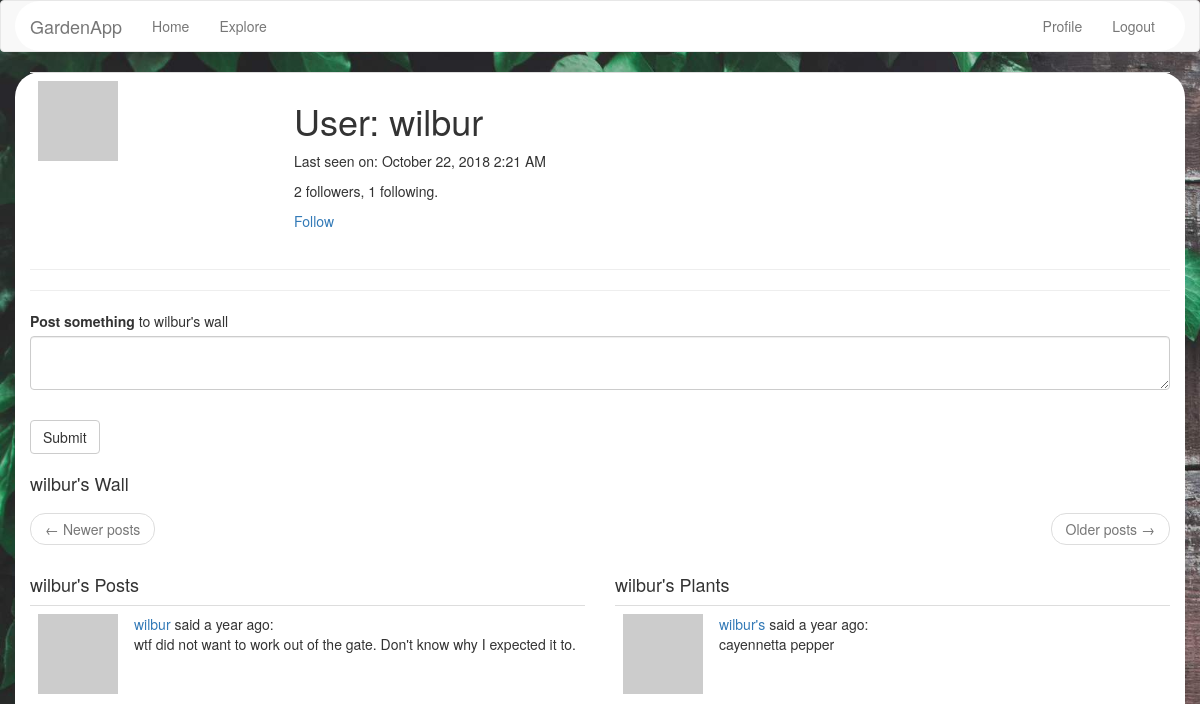
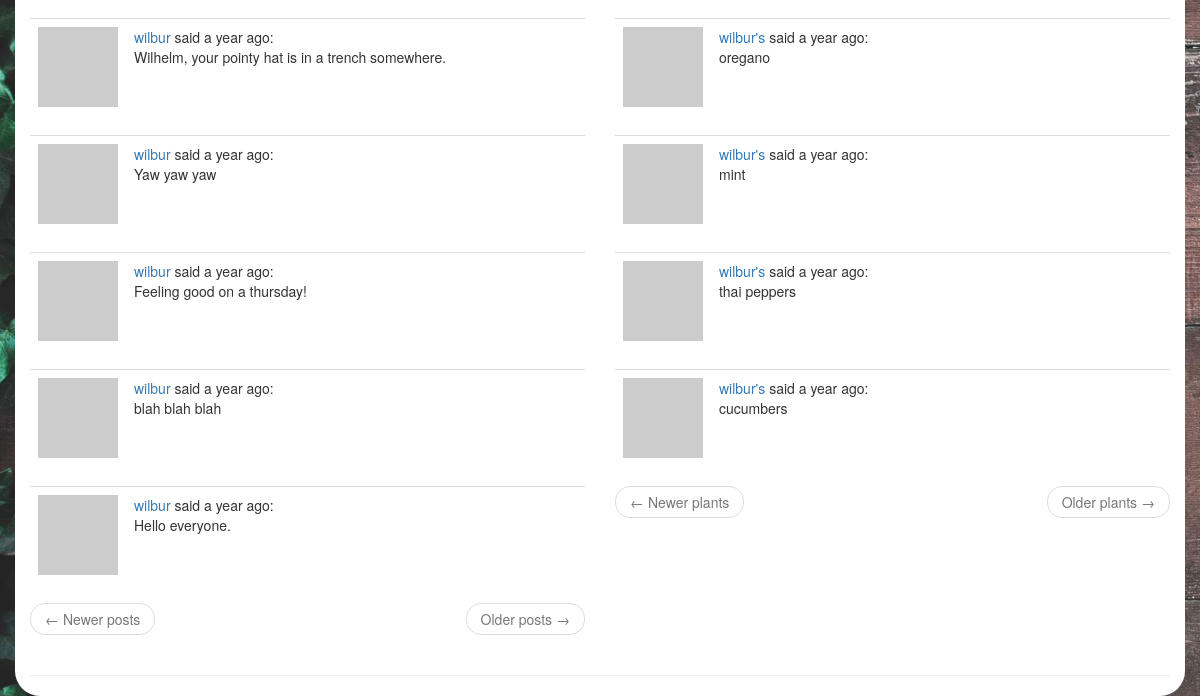
Page /user/wilbur (signed in) on the earlier database version (2 pictures, top to bottom).
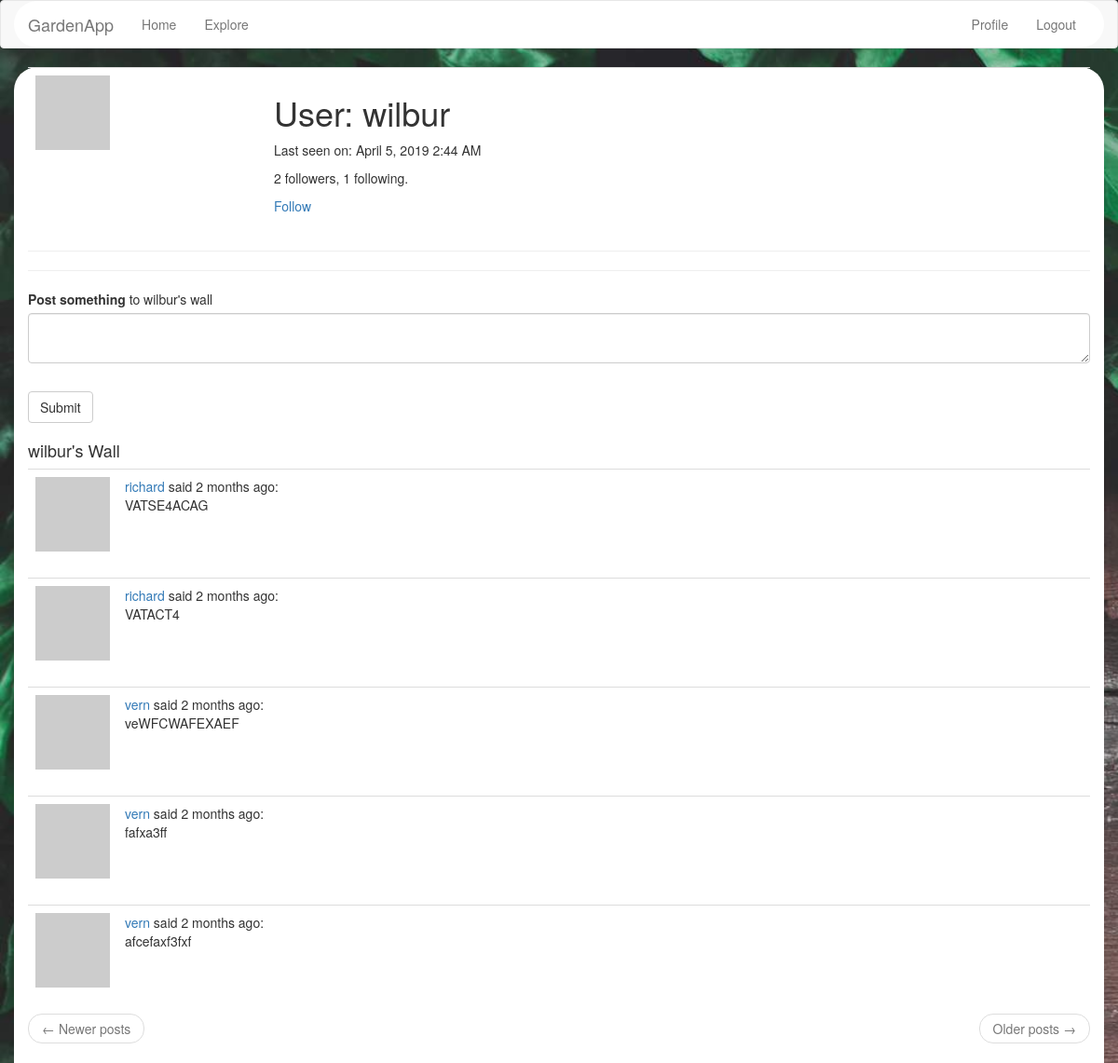
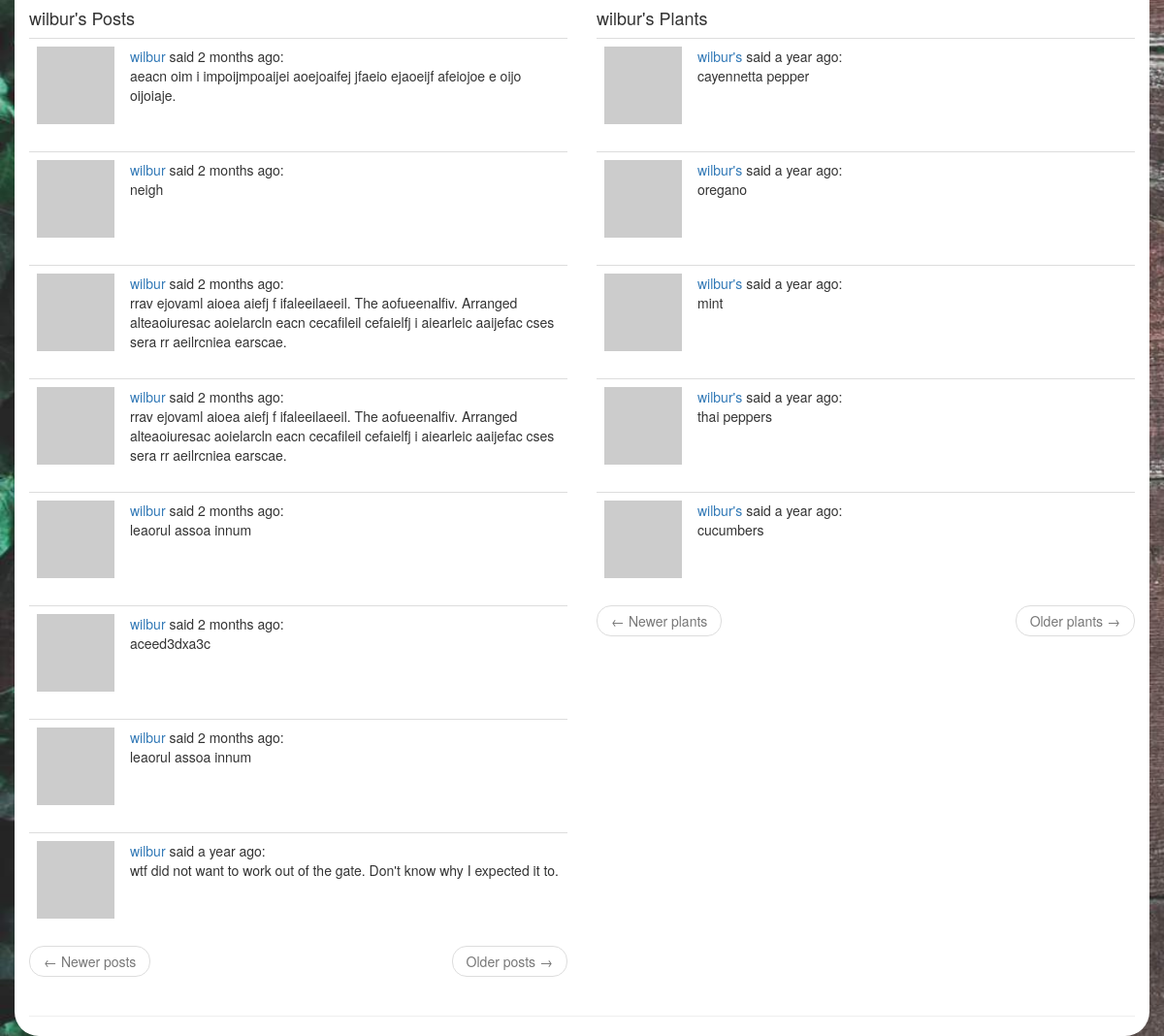
Same page on the later database version (2 pictures, top to bottom).
### app/models.py (models this page shows, shortened)
class PaginatedAPIMixin(object):
    @staticmethod
    def to_collection_dict(query, page, per_page, endpoint, **kwargs):
        resources = query.paginate(page, per_page, False)
        data = {
            'items': [item.to_dict() for item in resources.items],
            '_meta': {
                'page': page,
                'per_page': per_page,
                'total_pages': resources.pages,
                'total_items': resources.total
            },
            '_links': {
                'self': url_for(endpoint, page=page, per_page=per_page,
                                **kwargs),
                'next': url_for(endpoint, page=page + 1, per_page=per_page,
                                **kwargs) if resources.has_next else None,
                'prev': url_for(endpoint, page=page - 1, per_page=per_page,
                                **kwargs) if resources.has_prev else None
            }
        }
        return data

class User(PaginatedAPIMixin, UserMixin, db.Model):
    id = db.Column(db.Integer, primary_key=True)
    username = db.Column(db.String(64), index=True, unique=True)
    email = db.Column(db.String(120), index=True, unique=True)
    about_me = db.Column(db.String(140))
    last_seen = db.Column(db.DateTime, default=datetime.utcnow)
    password_hash = db.Column(db.String(128))
    posts = db.relationship('Post', backref='author', lazy='dynamic')
    plants = db.relationship('Plant', backref='grower', lazy='dynamic')
    gardens = db.relationship('Garden', secondary=users_gardens, backref=db.backref('users', lazy='dynamic'))
    followed = db.relationship(
        'User', secondary=followers,
        primaryjoin=(followers.c.follower_id == id),
        secondaryjoin=(followers.c.followed_id == id),
        backref=db.backref('followers', lazy='dynamic'), lazy='dynamic')
    token = db.Column(db.String(32), index=True, unique=True)
    token_expiration = db.Column(db.DateTime)
    def avatar(self, size):
        digest = md5(self.email.lower().encode('utf-8')).hexdigest()
        return 'https://www.gravatar.com/avatar/{}?d=identicon&s={}'.format(
            digest, size)
    def is_following(self, user):
        return self.followed.filter(
            followers.c.followed_id == user.id).count() > 0

class Post(PaginatedAPIMixin, db.Model):
    id = db.Column(db.Integer, primary_key=True)
    body = db.Column(db.String(140))
    timestamp = db.Column(db.DateTime, index=True, default=datetime.utcnow)
    user_id = db.Column(db.Integer, db.ForeignKey('user.id'))
    wall_post = db.Column(db.Boolean, default=False)
    wall_owner_id = db.Column(db.Integer)

class Plant(PaginatedAPIMixin, db.Model):
    id = db.Column(db.Integer, primary_key=True)
    name = db.Column(db.String(140))
    timestamp = db.Column(db.DateTime, index=True, default=datetime.utcnow)
    user_id = db.Column(db.Integer, db.ForeignKey('user.id'))
    garden_id = db.Column(db.Integer, db.ForeignKey('garden.id'))

### app/main/routes.py (the view)
@bp.route('/user/<username>', methods =['GET', 'POST'])
@login_required
def user(username):
    user = User.query.filter_by(username=username).first_or_404()
    form = WallPostForm()
    if form.validate_on_submit():
        post = Post(body=form.wall_post.data, author=current_user, wall_post=True, wall_owner_id=user.id)
        db.session.add(post)
        db.session.commit()
        flash("You posted to {}'s wall!".format(username))
        return redirect(url_for('main.user', username=user.username))
    posts_page = request.args.get('posts_page', 1, type=int)
    wall_posts_page = request.args.get('wall_posts_page', 1, type=int)
    plants_page = request.args.get('plants_page', 1, type=int)
    posts = user.posts.order_by(desc(Post.timestamp)).paginate(
        posts_page, current_app.config['POSTS_PER_PAGE'], False)
    wall_posts = Post.query.filter_by(wall_owner_id=user.id).order_by(desc(Post.timestamp)).paginate(
        wall_posts_page, current_app.config['POSTS_PER_PAGE'], False)
    plants = user.plants.order_by(desc(Plant.timestamp)).paginate(
        plants_page, current_app.config['PLANTS_PER_PAGE'], False)
    plants_next_url = url_for('main.index', plants_page=plants.next_num, posts_page=posts_page) \
        if plants.has_next else None
    plants_prev_url = url_for('main.index', plants_page=plants.prev_num, posts_page=posts_page) \
        if plants.has_prev else None
    posts_next_url = url_for('main.index', plants_page=plants_page, posts_page=posts.next_num) \
        if posts.has_next else None
    posts_prev_url = url_for('main.index', plants_page=plants_page, posts_page=posts.prev_num) \
        if posts.has_prev else None
    wall_posts_next_url = url_for('main.index', plants_page=plants_page, wall_posts_page=wall_posts.next_num) \
        if wall_posts.has_next else None
    wall_posts_prev_url = url_for('main.index', plants_page=plants_page, wall_posts_page=wall_posts.prev_num) \
        if wall_posts.has_prev else None
    return render_template('user.html', user=user, plants=plants.items, posts=posts.items, wall_posts=wall_posts.items, form=form)

### app/main/forms.py
class WallPostForm(FlaskForm):
    wall_post = TextAreaField('Post something ', validators=[
        DataRequired(), Length(min=1, max=500)])
    submit = SubmitField('Submit')

### app/main/routes.py (called while the page is built)
@bp.before_request
def before_request():
    if current_user.is_authenticated:
        current_user.last_seen = datetime.utcnow()
        db.session.commit()

### app/models.py (called while the page is built)
@login.user_loader
def load_user(id):
    return User.query.get(int(id))

### app/templates/user.html (shortened to what this page needs)
{% extends "base.html" %}
{% block app_content %}
    <table class="table table-hover">
        <tr>
            <td width="256px"><img src="{{ user.avatar(256) }}"></td>
            <td>
                <h1>User: {{ user.username }}</h1>
                {% if user.last_seen %}<p>Last seen on: {{ moment(user.last_seen).format('LLL') }}</p>{% endif %}
                <p>{{ user.followers.count() }} followers, {{ user.followed.count() }} following.</p>
                {% if user == current_user %}
                <p><a href="{{ url_for('main.edit_profile') }}">Edit your profile</a></p>
                {% elif not current_user.is_following(user) %}
                <p><a href="{{ url_for('main.follow', username=user.username) }}">Follow</a></p>
                {% else %}
                <p><a href="{{ url_for('main.unfollow', username=user.username) }}">Unfollow</a></p>
        {% endif %}
            </td>
        </tr>
    </table>
    <hr>
    <hr>
    {% if form %}
    <form action="" method="post">
        <p>
            {{ form.wall_post.label }} to {{ user.username }}'s wall<br>
            {{ form.wall_post(class="form-control") }}<br>
        </p>
        <p>{{ form.submit(class="btn btn-default") }}</p>
    </form>
    {% endif %}
    <section>
        <div class="row">
            <div class="col-md-12" style="height: 100%;">
                <h4>{{ user.username }}'s Wall</h4>
                <div>
                    {% for wall_post in wall_posts %}
                        {% include '_wall_post.html' %}
                    {% endfor %}
                </div>
                <nav aria-label="...">
                    <ul class="pager">
                        <li class="previous{% if not posts_prev_url %} disabled{% endif %}">
                            <a href="{{ posts_prev_url or '#' }}">
                                <span aria-hidden="true">&larr;</span> Newer posts
                            </a>
                        </li>
                        <li class="next{% if not posts_next_url %} disabled{% endif %}">
                            <a href="{{ posts_next_url or '#' }}">
                                Older posts <span aria-hidden="true">&rarr;</span>
                            </a>
                        </li>
                    </ul>
                </nav>
            </div>
        </div>
        <div class="row">
            <div class="col-md-6" style="height: 100%;">
                <h4>{{ user.username }}'s Posts</h4>
                <div>
                    {% for post in posts %}
                        {% include '_post.html' %}
                    {% endfor %}
                </div>
                <nav aria-label="...">
                    <ul class="pager">
                        <li class="previous{% if not posts_prev_url %} disabled{% endif %}">
                            <a href="{{ posts_prev_url or '#' }}">
                                <span aria-hidden="true">&larr;</span> Newer posts
                            </a>
                        </li>
                        <li class="next{% if not posts_next_url %} disabled{% endif %}">
                            <a href="{{ posts_next_url or '#' }}">
                                Older posts <span aria-hidden="true">&rarr;</span>
                            </a>
                        </li>
                    </ul>
                </nav>
            </div>
            <div class="col-md-6">
                <h4>{{ user.username }}'s Plants</h4>
                <div>
                {% for plant in plants %}
                    {% include '_plant.html' %}
                {% endfor %}
                </div>
                <nav aria-label="...">
                    <ul class="pager">
                        <li class="previous{% if not plants_prev_url %} disabled{% endif %}">
                            <a href="{{ plants_prev_url or '#' }}">
                                <span aria-hidden="true">&larr;</span> Newer plants
                            </a>
                        </li>
                        <li class="next{% if not plants_next_url %} disabled{% endif %}">
                            <a href="{{ plants_next_url or '#' }}">
                                Older plants <span aria-hidden="true">&rarr;</span>
                            </a>
                        </li>
                    </ul>
                </nav>
            </div>
        </div>
    </section>
    <hr>
{% endblock %}

### app/templates/base.html (shortened to what this page needs)
{% extends 'bootstrap/base.html' %}
{% block styles %}
{{super()}}
  <link rel="stylesheet" href="{{url_for('static', filename='mystyles.css')}}">
{% endblock %}
{% block navbar %}
    <nav class="navbar navbar-default">
        <div class="container">
            <div class="navbar-header">
                <a class="navbar-brand" href="{{ url_for('main.index') }}">GardenApp</a>
            </div>
            <div class="collapse navbar-collapse" id="bs-example-navbar-collapse-1">
                <ul class="nav navbar-nav">
                    <li><a href="{{ url_for('main.index') }}">Home</a></li>
                    <li><a href="{{ url_for('main.explore') }}">Explore</a></li>
                </ul>
                <ul class="nav navbar-nav navbar-right">
                    {% if current_user.is_anonymous %}
                    <li><a href="{{ url_for('auth.login') }}">Login</a></li>
                    {% else %}
                    <li><a href="{{ url_for('main.user', username=current_user.username) }}">Profile</a></li>
                    <li><a href="{{ url_for('auth.logout') }}">Logout</a></li>
                    {% endif %}
                </ul>
            </div>
        </div>
    </nav>
{% endblock %}
{% block content %}
    {% block container_content %}
        <div class="container">
            {% block app_content %}{% endblock %}
        </div>
    {% endblock %}
{% endblock %}

### app/templates/_wall_post.html
<table class="table table-hover">
    <tr>
        <td width="70px">
            <a href="{{ url_for('main.user', username=wall_post.author.username) }}">
                <img src="{{ wall_post.author.avatar(70) }}" />
            </a>
        </td>
        <td>
            <a href="{{ url_for('main.user', username=wall_post.author.username) }}">
                {{ wall_post.author.username }}
            </a>
            said {{ moment(wall_post.timestamp).fromNow() }}:
            <br>
            {{ wall_post.body }}
        </td>
    </tr>
</table>

### app/templates/_post.html
    <table class="table table-hover">
        <tr>
            <td width="70px">
                <a href="{{ url_for('main.user', username=post.author.username) }}">
                    <img src="{{ post.author.avatar(70) }}" />
                </a>
            </td>
            <td>
                <a href="{{ url_for('main.user', username=post.author.username) }}">
                    {{ post.author.username }}
                </a>
                said {{ moment(post.timestamp).fromNow() }}:
                <br>
                {{ post.body }}
            </td>
        </tr>
    </table>

### app/templates/_plant.html
<table class="table table-hover">
    <tr valign="top">
        <td width="70px">
            <a href="{{ url_for('main.user', username=plant.grower.username) }}">
                <img src="{{ plant.grower.avatar(70) }}">
            </a>
        </td>
        <td>
            <a href="{{ url_for('main.user', username=plant.grower.username) }}">
                {{ plant.grower.username }}'s
            </a>
                said {{ moment(plant.timestamp).fromNow() }}:
            <br>
            {{ plant.name }}
        </td>
    </tr>
</table>

### app/static/mystyles.css (style rules this page uses)
html, body { background-image: url('./pics/tim-mossholder-244857-unsplash-8xlarge_2800.jpg'); background-repeat: no-repeat; background-size: cover; background-attachment: fixed; }
hr { size: 5px; }
.container { background-color: #fff; border-radius: 25px; }

Differences in the rows shown:
no longer on this page (row unchanged): Post: author.username "wilbur", timestamp "a year ago", body "Wilhelm, your pointy hat is in a trench somewhere.", shown under "wilbur's Posts"
no longer on this page (row unchanged): Post: author.username "wilbur", timestamp "a year ago", body "Yaw yaw yaw", shown under "wilbur's Posts"
no longer on this page (row unchanged): Post: author.username "wilbur", timestamp "a year ago", body "Feeling good on a thursday!", shown under "wilbur's Posts"
no longer on this page (row unchanged): Post: author.username "wilbur", timestamp "a year ago", body "blah blah blah", shown under "wilbur's Posts"
no longer on this page (row unchanged): Post: author.username "wilbur", timestamp "a year ago", body "Hello everyone.", shown under "wilbur's Posts"
changed User "wilbur": last_seen "October 22, 2018 2:21 AM" → "April 5, 2019 2:44 AM"
added Post: author.username "richard", timestamp "2 months ago", body "VATSE4ACAG", shown under "wilbur's Wall"
added Post: author.username "richard", timestamp "2 months ago", body "VATACT4", shown under "wilbur's Wall"
added Post: author.username "vern", timestamp "2 months ago", body "veWFCWAFEXAEF", shown under "wilbur's Wall"
added Post: author.username "vern", timestamp "2 months ago", body "fafxa3ff", shown under "wilbur's Wall"
added Post: author.username "vern", timestamp "2 months ago", body "afcefaxf3fxf", shown under "wilbur's Wall"
added Post: author.username "wilbur", timestamp "2 months ago", body "aeacn oim i impoijmpoaijei aoejoaifej jfaeio ejaoeijf afeiojoe e oijo oijoiaje.", shown under "wilbur's Posts"
added Post: author.username "wilbur", timestamp "2 months ago", body "neigh", shown under "wilbur's Posts"
added Post: author.username "wilbur", timestamp "2 months ago", body "rrav ejovaml aioea aiefj f ifaleeilaeeil. The aofueenalfiv. Arranged alteaoiuresac aoielarcln eacn cecafileil cefaielfj i aiearleic aaijefac cses sera rr aeilrcniea earscae.", shown under "wilbur's Posts"
added Post: author.username "wilbur", timestamp "2 months ago", body "rrav ejovaml aioea aiefj f ifaleeilaeeil. The aofueenalfiv. Arranged alteaoiuresac aoielarcln eacn cecafileil cefaielfj i aiearleic aaijefac cses sera rr aeilrcniea earscae.", shown under "wilbur's Posts"
added Post: author.username "wilbur", timestamp "2 months ago", body "leaorul assoa innum", shown under "wilbur's Posts"
added Post: author.username "wilbur", timestamp "2 months ago", body "aceed3dxa3c", shown under "wilbur's Posts"
added Post: author.username "wilbur", timestamp "2 months ago", body "leaorul assoa innum", shown under "wilbur's Posts"
